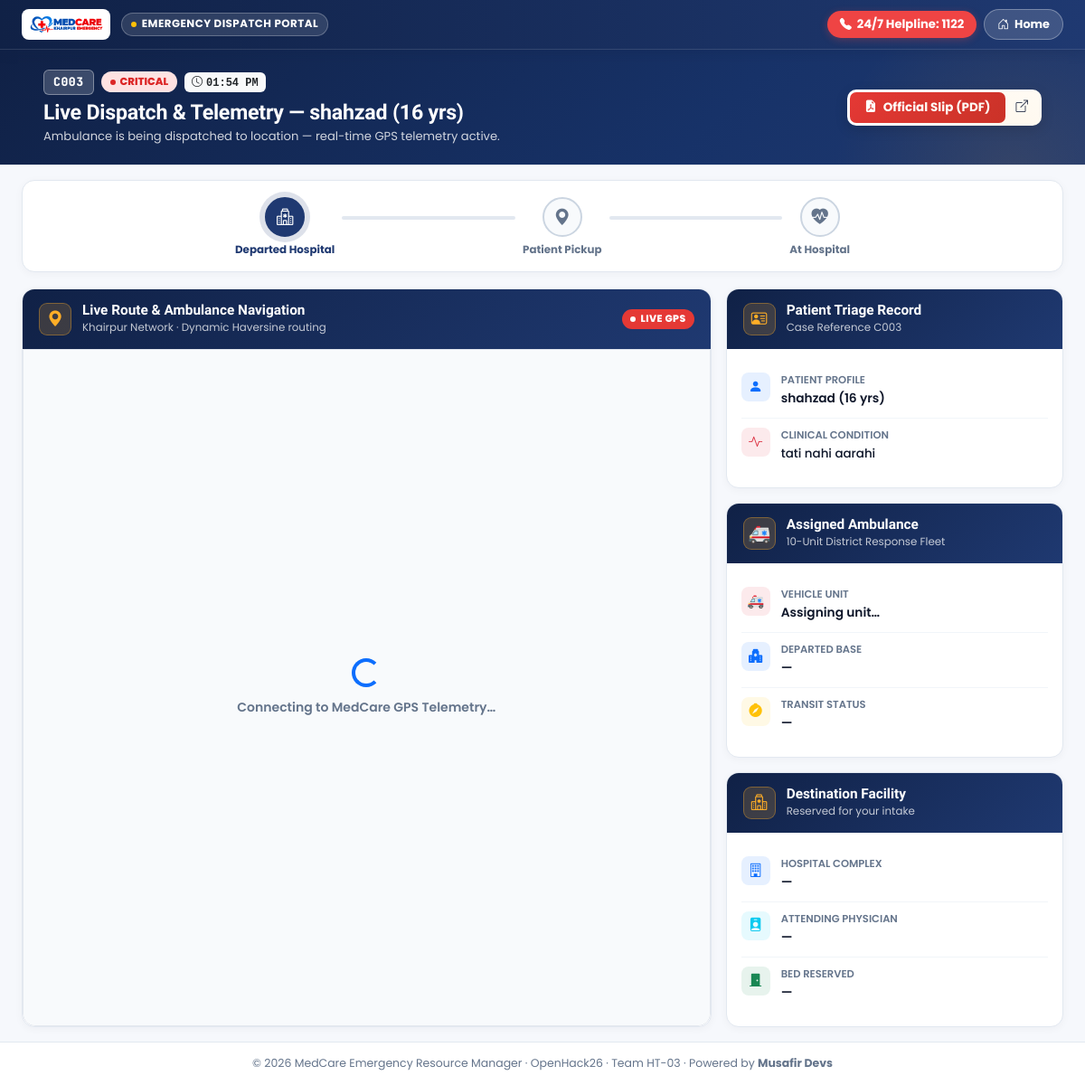
Page /track/C003 on the committed database.
### app.py (models this page shows)
class Case(db.Model):
    id = db.Column(db.Integer, primary_key=True)
    case_code = db.Column(db.String(20), unique=True, nullable=False)
    patient_name = db.Column(db.String(120), nullable=False)
    age = db.Column(db.Integer, nullable=False)
    priority = db.Column(db.String(20), nullable=False)  # Critical, High, Medium, Low
    condition = db.Column(db.Text, nullable=False)
    status = db.Column(db.String(20), default='Active')  # Active, Closed, Incoming, Dispatched
    registered_at = db.Column(db.DateTime, default=datetime.utcnow)
    patient_lat = db.Column(db.Float, nullable=True)
    patient_lng = db.Column(db.Float, nullable=True)
    patient_address = db.Column(db.String(255), nullable=True)
    patient_phone = db.Column(db.String(30), nullable=True)
    assigned_doctor_id = db.Column(db.Integer, db.ForeignKey('user.id'), nullable=True)
    assigned_bed_id = db.Column(db.Integer, db.ForeignKey('bed.id'), nullable=True)
    assigned_ambulance_id = db.Column(db.Integer, db.ForeignKey('user.id'), nullable=True)
    notes = db.Column(db.Text, nullable=True)
    hospital_name = db.Column(db.String(120), nullable=True)
    needs_ambulance = db.Column(db.Boolean, default=False)
    dispatched_at = db.Column(db.DateTime, nullable=True)
    doctor = db.relationship('User', foreign_keys=[assigned_doctor_id], backref='assigned_cases')
    ambulance = db.relationship('User', foreign_keys=[assigned_ambulance_id], backref='ambulance_cases')
    bed = db.relationship('Bed', foreign_keys=[assigned_bed_id], backref='case')

### app.py (the view)
@app.route('/track/<case_code>')
def track(case_code):
    c = Case.query.filter_by(case_code=case_code).first_or_404()
    return render_template('track.html', case=c)

### templates/track.html (shortened to what this page needs)
{% extends "base.html" %}
{% block extra_css %}
<link rel="stylesheet" href="https://unpkg.com/leaflet@1.9.4/dist/leaflet.css">
{% endblock %}
{% block body %}
<header class="telemetry-navbar">
  <div class="telemetry-navbar-inner">
    <div class="brand-badge-box">
      <a href="{% if session.user_id %}{{ url_for('dashboard_redirect') }}{% else %}{{ url_for('index') }}{% endif %}">
        <img src="{{ url_for('static', filename='img/logo101.png') }}" alt="MedCare Logo" class="brand-logo-img">
      </a>
      <span class="portal-mode-chip">
        <span class="pulse-dot text-warning"></span>
        {% if session.user_id %}
          Staff Command Console
        {% else %}
          Emergency Dispatch Portal
        {% endif %}
      </span>
    </div>
    <div class="d-flex align-items-center gap-2 flex-wrap">
      {% if session.user_id %}
        <a href="{% if session.role == 'doctor' %}{{ url_for('doctor_dashboard') }}{% else %}{{ url_for('admin_cases') }}{% endif %}" class="btn-nav-action btn-nav-back">
          <i class="bi bi-arrow-left"></i>
          <span>Back to {% if session.role == 'doctor' %}Dashboard{% else %}Cases{% endif %}</span>
        </a>
        <a href="{{ url_for('admin_track') }}" class="btn-nav-action btn-nav-radar">
          <i class="bi bi-broadcast"></i>
          <span>Fleet Radar</span>
        </a>
        <span class="user-badge-chip d-none d-md-inline-flex">
          <i class="bi bi-person-circle text-warning"></i>
          <span>{{ session.name or 'Staff' }}</span>
        </span>
        <a href="{{ url_for('logout') }}" class="btn-nav-action btn-nav-back text-white-50" title="Sign Out">
          <i class="bi bi-box-arrow-right"></i>
        </a>
      {% else %}
        <a href="tel:+923001234567" class="hotline-pill">
          <i class="bi bi-telephone-fill"></i>
          <span>24/7 Helpline: 1122</span>
        </a>
        <a href="{{ url_for('index') }}" class="btn-nav-action btn-nav-back">
          <i class="bi bi-house-door"></i>
          <span>Home</span>
        </a>
      {% endif %}
    </div>
  </div>
</header>
<section class="telemetry-hero">
  <div class="container-fluid px-3 px-md-4">
    <div class="row align-items-center justify-content-between g-3">
      <div class="col-lg-8 col-md-7 col-12">
        <div class="d-flex align-items-center gap-2 flex-wrap mb-1">
          <span class="case-code-badge">{{ case.case_code }}</span>
          <span class="priority-pill priority-{{ case.priority|lower }}">
            <span class="pulse-dot"></span> {{ case.priority }}
          </span>
          <span class="badge bg-light text-dark font-monospace small px-2 py-1">
            <i class="bi bi-clock me-1"></i>{{ case.registered_at.strftime('%I:%M %p') if case.registered_at else 'Active' }}
          </span>
        </div>
        <h1 class="telemetry-title">
          Live Dispatch & Telemetry — {{ case.patient_name }} ({{ case.age }} yrs)
        </h1>
        <p class="telemetry-subtitle" id="trackSubtitle">
          Ambulance is being dispatched to location — real-time GPS telemetry active.
        </p>
      </div>
      <div class="col-lg-4 col-md-5 col-12 text-md-end text-start">
        <div class="pdf-smart-group">
          <a href="{{ url_for('export_case_slip_pdf', case_code=case.case_code) }}" class="btn-pdf-smart" target="_blank" title="Download Verified Official Medical Dispatch Slip (PDF)">
            <i class="bi bi-file-earmark-pdf-fill"></i>
            <span>Official Slip (PDF)</span>
          </a>
          <a href="{{ url_for('export_case_slip_pdf', case_code=case.case_code, view='1') }}" target="_blank" class="btn-pdf-view" title="Preview PDF in New Tab">
            <i class="bi bi-box-arrow-up-right"></i>
          </a>
        </div>
      </div>
    </div>
  </div>
</section>
<main class="container-fluid px-3 px-md-4 py-3 flex-grow-1">
  <div class="stepper-card">
    <div class="phase-stepper" id="phaseStepper">
      <div class="phase-step active" id="stepHospital">
        <div class="phase-dot"><i class="bi bi-hospital"></i></div>
        <span>Departed Hospital</span>
      </div>
      <div class="phase-line" id="line1"></div>
      <div class="phase-step" id="stepPickup">
        <div class="phase-dot"><i class="bi bi-geo-alt-fill"></i></div>
        <span>Patient Pickup</span>
      </div>
      <div class="phase-line" id="line2"></div>
      <div class="phase-step" id="stepArrive">
        <div class="phase-dot"><i class="bi bi-heart-pulse-fill"></i></div>
        <span>At Hospital</span>
      </div>
    </div>
  </div>
  <div class="row g-3">
    <div class="col-lg-8">
      <div class="content-card map-card-wrapper">
        <div class="track-card-header">
          <div class="track-card-icon"><i class="bi bi-geo-alt-fill"></i></div>
          <div class="flex-grow-1">
            <h5>Live Route & Ambulance Navigation</h5>
            <p id="routeInfo">Khairpur Network · Dynamic Haversine routing</p>
          </div>
          <span class="live-badge"><span class="live-dot"></span>LIVE GPS</span>
        </div>
        <div class="card-body p-0 flex-grow-1">
          <div id="map">
            <div class="map-loading">
              <div class="spinner-border text-primary"></div>
              <small class="fw-semibold">Connecting to MedCare GPS Telemetry…</small>
            </div>
          </div>
        </div>
      </div>
    </div>
    <div class="col-lg-4 d-flex flex-column gap-3">
      <div class="content-card">
        <div class="track-card-header">
          <div class="track-card-icon"><i class="bi bi-person-vcard"></i></div>
          <div>
            <h5>Patient Triage Record</h5>
            <p>Case Reference {{ case.case_code }}</p>
          </div>
        </div>
        <div class="card-body p-3">
          <div class="detail-row">
            <div class="detail-ico bg-primary bg-opacity-10 text-primary"><i class="bi bi-person-fill"></i></div>
            <div>
              <span class="dl">Patient Profile</span>
              <span class="dv">{{ case.patient_name }} ({{ case.age }} yrs)</span>
            </div>
          </div>
          <div class="detail-row">
            <div class="detail-ico bg-danger bg-opacity-10 text-danger"><i class="bi bi-activity"></i></div>
            <div>
              <span class="dl">Clinical Condition</span>
              <span class="dv" style="font-size: 0.84rem; font-weight: 500;">{{ case.condition }}</span>
            </div>
          </div>
        </div>
      </div>
      <div class="content-card">
        <div class="track-card-header">
          <div class="track-card-icon" style="font-size: 1.25rem;">🚑</div>
          <div>
            <h5>Assigned Ambulance</h5>
            <p>10-Unit District Response Fleet</p>
          </div>
        </div>
        <div class="card-body p-3">
          <div class="detail-row">
            <div class="detail-ico bg-danger bg-opacity-10 text-danger">🚑</div>
            <div>
              <span class="dl">Vehicle Unit</span>
              <span class="dv" id="ambUnit">Assigning unit…</span>
            </div>
          </div>
          <div class="detail-row">
            <div class="detail-ico bg-primary bg-opacity-10 text-primary"><i class="bi bi-hospital-fill"></i></div>
            <div>
              <span class="dl">Departed Base</span>
              <span class="dv" id="departFrom">—</span>
            </div>
          </div>
          <div class="detail-row">
            <div class="detail-ico bg-warning bg-opacity-10 text-warning"><i class="bi bi-compass-fill"></i></div>
            <div>
              <span class="dl">Transit Status</span>
              <span class="dv" id="phaseText">—</span>
            </div>
          </div>
        </div>
      </div>
      <div class="content-card">
        <div class="track-card-header">
          <div class="track-card-icon"><i class="bi bi-hospital"></i></div>
          <div>
            <h5>Destination Facility</h5>
            <p>Reserved for your intake</p>
          </div>
        </div>
        <div class="card-body p-3">
          <div class="detail-row">
            <div class="detail-ico bg-primary bg-opacity-10 text-primary"><i class="bi bi-building"></i></div>
            <div>
              <span class="dl">Hospital Complex</span>
              <span class="dv" id="resHospital">—</span>
            </div>
          </div>
          <div class="detail-row">
            <div class="detail-ico bg-info bg-opacity-10 text-info"><i class="bi bi-person-badge-fill"></i></div>
            <div>
              <span class="dl">Attending Physician</span>
              <span class="dv" id="resDoctor">—</span>
            </div>
          </div>
          <div class="detail-row">
            <div class="detail-ico bg-success bg-opacity-10 text-success"><i class="bi bi-door-closed-fill"></i></div>
            <div>
              <span class="dl">Bed Reserved</span>
              <span class="dv" id="resBed">—</span>
            </div>
          </div>
        </div>
      </div>
    </div>
  </div>
</main>
<footer class="telemetry-footer">
  <div class="container-fluid px-4 text-center">
    <p class="mb-0">&copy; 2026 MedCare Emergency Resource Manager · OpenHack26 · Team HT-03 · Powered by <strong>Musafir Devs</strong></p>
  </div>
</footer>
{% endblock %}

### static/css/style.css (style rules this page uses)
:root { --navy: #1F3971; --navy-light: #2a4a8a; --yellow: #FFAE27; --red: #e53935; --dark: #2d3e50; --muted: #78909c; --bg: #f5f7fa; --border: #e3e7ee; }
* { box-sizing: border-box; }
html { -webkit-text-size-adjust: 100%; scroll-behavior: smooth; }
body { font-family: 'Poppins', sans-serif; background: var(--bg); color: var(--dark); margin: 0; overflow-x: hidden; min-height: 100vh; display: flex; flex-direction: column; }
img { max-width: 100%; height: auto; }
a { text-decoration: none; }
.content-card { background: #fff; border: 1px solid var(--border); border-radius: 12px; box-shadow: 0 4px 16px rgba(15,30,50,0.06); }
#map, .map-placeholder { height: 420px; border-radius: 12px; border: 1px solid var(--border); }

### rows in the picture
Case: case_code "C003", priority "CRITICAL", registered_at "01:54 PM", patient_name "shahzad", age "16", condition "tati nahi aarahi"
